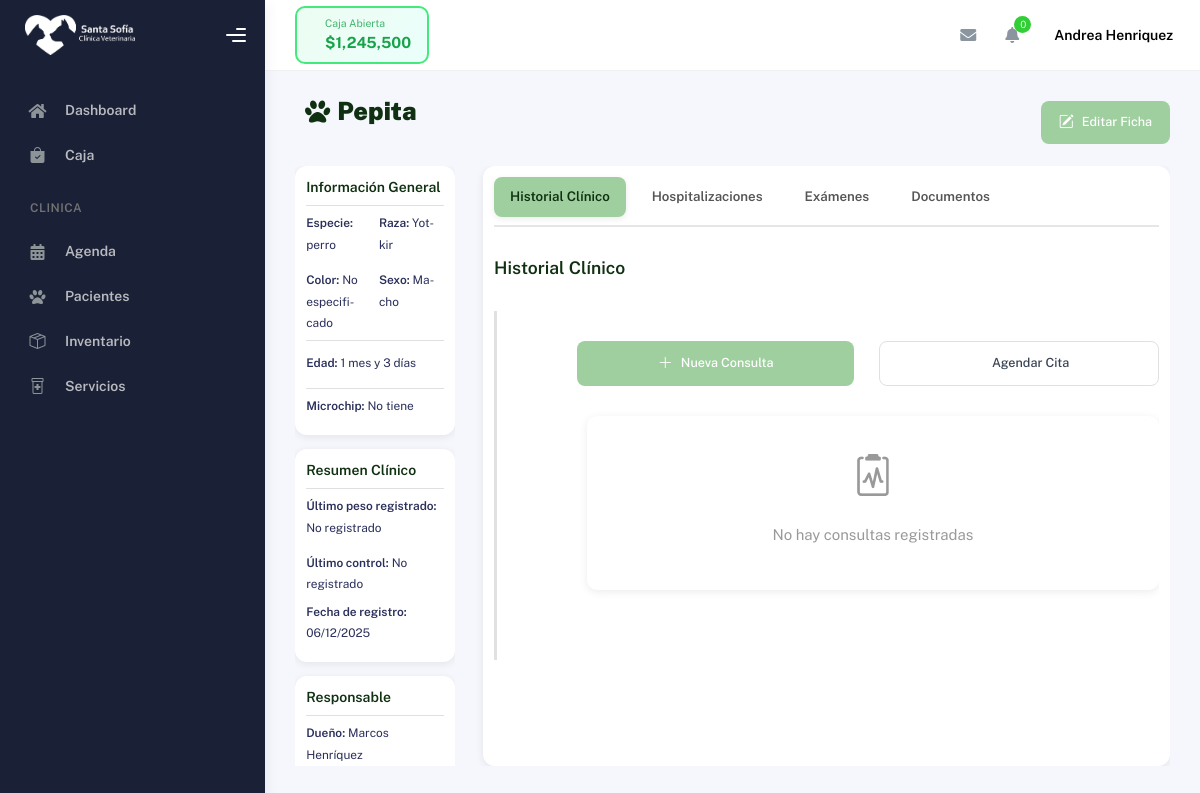
Page /hospital/pacientes/3/ (signed in) on the earlier database version.
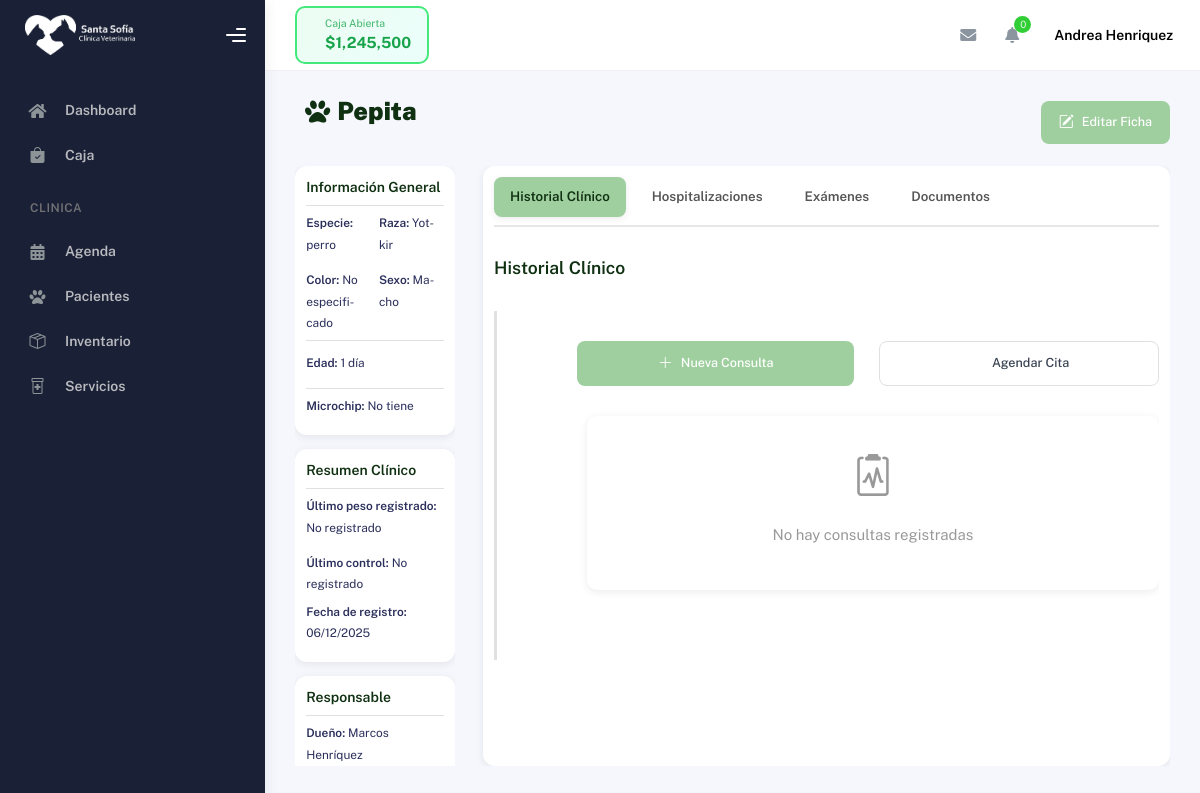
Same page on the later database version.
### hospital/models.py (models this page shows, shortened)
class Paciente(models.Model):
    SEXO_CHOICES = [
        ('M', 'Macho'),
        ('H', 'Hembra'),
    ]
    nombre = models.CharField(max_length=100)
    especie = models.CharField(max_length=50)
    raza = models.CharField(max_length=100, blank=True, null=True)
    sexo = models.CharField(max_length=1, choices=SEXO_CHOICES)
    color = models.CharField(max_length=50, blank=True, null=True)
    microchip = models.CharField(max_length=50, blank=True, null=True)
    fecha_nacimiento = models.DateField(null=True, blank=True, verbose_name="Fecha de nacimiento")
    edad_anos = models.IntegerField(null=True, blank=True, verbose_name="Edad en años")
    edad_meses = models.IntegerField(null=True, blank=True, verbose_name="Edad en meses")
    ultimo_peso = models.DecimalField(max_digits=5, decimal_places=2, blank=True, null=True)
    observaciones = models.TextField(blank=True, null=True)
    propietario = models.ForeignKey('Propietario', on_delete=models.CASCADE, related_name='pacientes')
    activo = models.BooleanField(default=True)
    fecha_registro = models.DateTimeField(auto_now_add=True)
    fecha_ultima_modificacion = models.DateTimeField(auto_now=True)
    fecha_ultimo_control = models.DateField(blank=True, null=True)
    class Meta:
        verbose_name = "Paciente"
        verbose_name_plural = "Pacientes"
        ordering = ['-fecha_registro']
    @property
    def edad_formateada(self):
        if self.fecha_nacimiento:
            hoy = date.today()
            edad = relativedelta(hoy, self.fecha_nacimiento)
            if edad.years == 0 and edad.months == 0:
                dias = (hoy - self.fecha_nacimiento).days
                return f"{dias} día{'s' if dias != 1 else ''}"
            elif edad.years == 0:
                if edad.days > 0:
                    return f"{edad.months} mes{'es' if edad.months != 1 else ''} y {edad.days} día{'s' if edad.days != 1 else ''}"
                return f"{edad.months} mes{'es' if edad.months != 1 else ''}"
            else:
                if edad.months > 0:
                    return f"{edad.years} año{'s' if edad.years != 1 else ''} y {edad.months} mes{'es' if edad.months != 1 else ''}"
                return f"{edad.years} año{'s' if edad.years != 1 else ''}"
        return "No especificada"
    @property
    def ultimo_peso_formateado(self):
        return f"{self.ultimo_peso} kg" if self.ultimo_peso else "No registrado"

class Propietario(models.Model):
    nombre = models.CharField(max_length=100)
    apellido = models.CharField(max_length=100)
    telefono = models.CharField(max_length=20, blank=True, null=True)
    email = models.EmailField(blank=True, null=True)
    direccion = models.TextField(blank=True, null=True)
    fecha_registro = models.DateTimeField(auto_now_add=True)
    class Meta:
        verbose_name = "Propietario"
        verbose_name_plural = "Propietarios"
        ordering = ['apellido', 'nombre']
    @property
    def nombre_completo(self):
        return f"{self.nombre} {self.apellido}".strip()

### hospital/views.py (the view)
# urls.py: path('pacientes/<int:paciente_id>/', views.ficha_mascota_view, name='ficha_mascota'),
@login_required
def ficha_mascota_view(request, paciente_id):
    paciente = get_object_or_404(Paciente, id=paciente_id, activo=True)
    propietarios = Propietario.objects.all().order_by('nombre', 'apellido')
    context = {
        'paciente': paciente,
        'propietarios': propietarios,
        'hoy': date.today(),  # Agregar fecha de hoy
    }
    if MODELOS_EXTENDIDOS:
        try:
            context['consultas'] = Consulta.objects.filter(paciente=paciente).order_by('-fecha')[:10]
        except:
            context['consultas'] = []
        try:
            context['hospitalizaciones'] = Hospitalizacion.objects.filter(idMascota=paciente).order_by('-fecha_ingreso')
        except:
            context['hospitalizaciones'] = []
        try:
            context['examenes'] = Examen.objects.filter(paciente=paciente).order_by('-fecha')
        except:
            context['examenes'] = []
        try:
            context['documentos'] = Documento.objects.filter(paciente=paciente).order_by('-fecha_subida')
        except:
            context['documentos'] = []
        if context['consultas']:
            ultima_consulta = context['consultas'][0]
            paciente.fecha_ultimo_control = ultima_consulta.fecha
            if hasattr(ultima_consulta, 'peso') and ultima_consulta.peso:
                paciente.ultimo_peso = ultima_consulta.peso
            paciente.save()
    else:
        context['consultas'] = []
        context['hospitalizaciones'] = []
        context['examenes'] = []
        context['documentos'] = []
    return render(request, 'pacientes/ficha_mascota.html', context)

### cuentas/models.py (called while the page is built)
    def get_rol_display_custom(self):
        if self.is_staff and self.is_superuser:
            return 'Administración'
        return self.get_rol_display()

### hospital/templates/pacientes/ficha_mascota.html (shortened to what the changed rows need)
{% extends 'partials/base.html' %}
{% load static %}
{% block styles %}
<link rel="stylesheet" href="{% static 'css/base/vet-custom.css' %}">
<link rel="stylesheet" href="{% static 'css/pacientes.css' %}">
{% endblock %}
{% block content %}
<div class="header">
    <h1>
        <i class="fas fa-paw"></i>
        <span class="view-mode">{{ paciente.nombre }}</span>
    </h1>
</div>
<div class="general-container">
    <div class="general-information">
        <div class="section personal-info">
            <h2>Información General</h2>
            <div class="info" id="infoGeneral">
                <div class="info-row">
                    <p><strong>Especie:</strong> <span class="view-mode">{{ paciente.especie }}</span>
                    </p>
                    <p><strong>Raza:</strong> <span class="view-mode">{{ paciente.raza|default:"No especificada" }}</span>
                    </p>
                    <p><strong>Color:</strong> <span class="view-mode">{{ paciente.color|default:"No especificado" }}</span>
                    </p>
                </div>
                <div class="edad-section">
                    <p><strong>Edad:</strong> <span class="view-mode">{{ paciente.edad_formateada }}</span></p>
                </div>
                <div class="info-row info-row-full">
                    <p><strong>Microchip:</strong> <span class="view-mode">{{ paciente.microchip|default:"No tiene" }}</span>
                    </p>
                </div>
            </div>
        </div>
        <div class="section resumen-clinico">
            <h2>Resumen Clínico</h2>
            <div class="info">
                <div class="info-row">
                    <p><strong>Último peso registrado:</strong> {{ paciente.ultimo_peso_formateado }}</p>
                    <p><strong>Último control:</strong>
                        {% if paciente.fecha_ultimo_control %}
                        {{ paciente.fecha_ultimo_control|date:"d/m/Y H:i" }}
                        {% else %}
                        No registrado
                        {% endif %}
                    </p>
                </div>
                <p><strong>Fecha de registro:</strong> {{ paciente.fecha_registro|date:"d/m/Y" }}</p>
            </div>
        </div>
        <div class="section responsable">
            <h2>Responsable</h2>
            <div class="info">
                <div class="info-row">
                    <div>
                        <p><strong>Dueño:</strong>
                            <span class="view-mode">{{ paciente.propietario.nombre_completo }}</span>
                        </p>
                    </div>
                </div>
            </div>
        </div>
    </div>
</div>
{% endblock %}

Differences in the rows shown:
changed Paciente "Pepita": edad_formateada "1 mes y 3 días" → "1 día"
